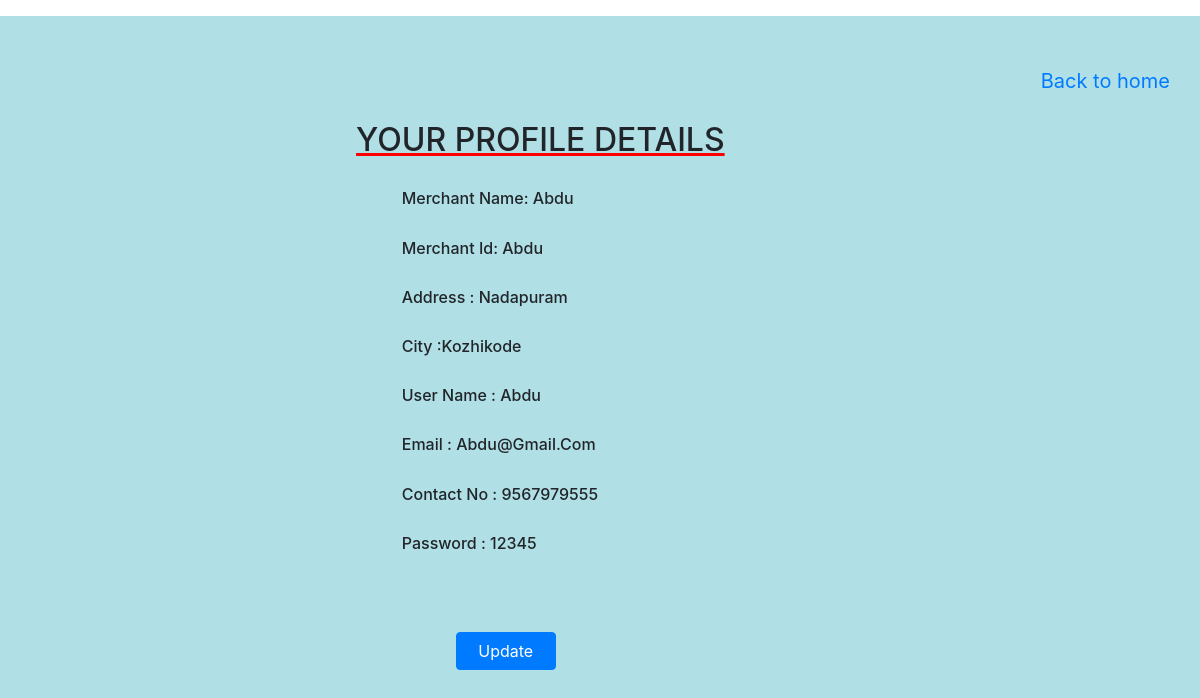
Page /merchant_profile_view (signed in) on the committed database.
### merchantapp/models.py (models this page shows, shortened)
class Merchants(models.Model):
    name=models.CharField(max_length=50)
    merchantid=models.AutoField(primary_key=True)
    adress=models.CharField(max_length=100)
    city=models.CharField(max_length=50)
    username=models.CharField(max_length=50,unique=True)
    email=models.EmailField()
    phone=models.CharField(max_length=50)
    password=models.CharField(max_length=50)

### merchantapp/views.py (the view)
# urls.py: path('merchant_profile_view',views.merchant_profile_view,name='merchant_profile_view'),
def merchant_profile_view(request):
    username=request.session['user']
    profile=Merchants.objects.get(username=username)
    if profile:
        return render(request,'merchant_profile.html',{'obj':profile})
    return HttpResponse("user not found")

### merchantapp/templates/merchant_profile.html (shortened to what this page needs)
{% extends 'base.html' %}
{% load static %}
{% block content %}
<section id="details" style="background: powderblue;width: 100%;height: 720px">
    <div class="container">
        <div class="row mt-3">
            <div class="col text-center" style="padding:25px">
                <h2 style="margin-top: 80px;text-transform: uppercase;margin-left: -20px;text-decoration: underline;text-decoration-color: red">Your Profile details</h2>
                <h6 style="margin-top: 30px; text-align: justify;margin-left: 35%;text-transform: capitalize">Merchant Name: {{obj.name}}</h6>
                <h6 style="margin-top: 30px; text-align: justify;margin-left: 35%;text-transform: capitalize">merchant Id: {{obj.name}}</h6>
                <h6 style="margin-top: 30px; text-align: justify;margin-left: 35%;text-transform: capitalize">address : {{obj.adress}}</h6>
                <h6 style="margin-top: 30px; text-align: justify;margin-left: 35%;text-transform: capitalize">City :{{obj.city}}</h6>
                <h6 style="margin-top: 30px; text-align: justify;margin-left: 35%;text-transform: capitalize">User Name : {{obj.username}}</h6>
                <h6 style="margin-top: 30px; text-align: justify;margin-left: 35%;text-transform: capitalize">Email : {{obj.email}}</h6>
                <h6 style="margin-top: 30px; text-align: justify;margin-left: 35%;text-transform: capitalize">Contact No : {{obj.phone}}</h6>
                <h6 style="margin-top: 30px; text-align: justify;margin-left: 35%;text-transform: capitalize">Password : {{obj.password}}</h6>
            </div>
            <div class="row mt-3" style="height: 100px">
                <a class="btn btn-primary" href="{% url 'Merchant_profile_update' obj.pk %}" style="margin-top:600px;margin-left: -600px ;width: 100px;">Update</a>
            </div>
            <a href="{% url 'Merchant_home' %}" style="margin-top: 50px;font-size: 20px">Back to home</a>
        </div>
    </div>
</section>
{% endblock %}

### rows in the picture
Merchants: name "Abdu", adress "Nadapuram", city "Kozhikode", username "Abdu", email "Abdu@gmail.com", phone "9567979555", password "12345"
